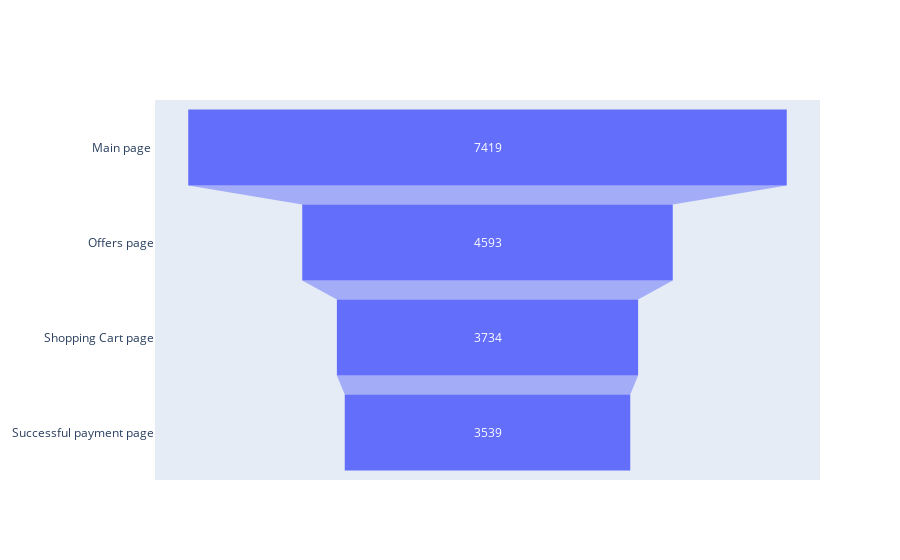

Notebook code for this chart:
### Code cell
# Build a funnel and count the users who have at least once committed this or that event
fig = go.Figure(go.Funnel(
    y = ["Main page ",
         "Offers page", 
         "Shopping Cart page", 
         "Successful payment page"],
    x = [users.MainScreenAppear.count(), 
         users.OffersScreenAppear.count(), 
         users.CartScreenAppear.count(), 
         users.PaymentScreenSuccessful.count()]
    ))
fig.show()

### Figure 1 — Plotly figure (JSON) as saved in the notebook; plotly's stock layout.template omitted (floating-point values rounded to 4 significant figures)
{"data": [{"type": "funnel", "x": [7419, 4593, 3734, 3539], "y": ["Main page ", "Offers page", "Shopping Cart page", "Successful payment page"]}], "layout": {}}
